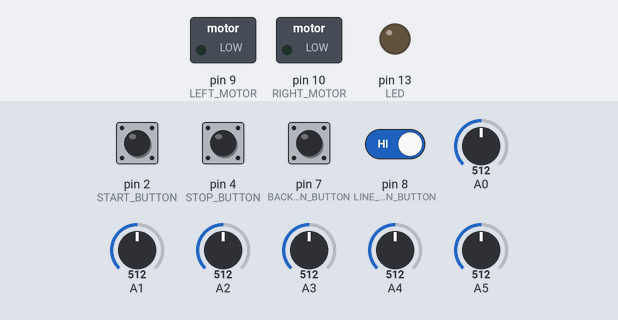
This sketch was run on a simulated Arduino Uno, built with avr-gcc and run on an emulated ATmega328P. On the bench: switched loads named in the sketch (green lamp = pin HIGH), output pins drawn as LEDs (lit = HIGH). The inputs (shaded band) are chosen by the test bench; at power-on: pin 2 (START_BUTTON), pin 4 (STOP_BUTTON), pin 7 (BACKGROUND_CALIBRATION_BUTTON), pin 8 (LINE_CALIBRATION_BUTTON) HIGH, A0 = 512, A1 = 512, A2 = 512, A3 = 512, A4 = 512, A5 = 512.

Above: at 1.2 s.
1.3 s: pin 2 (START_BUTTON) pulled LOW for 0.15 s
At 2.39 s:
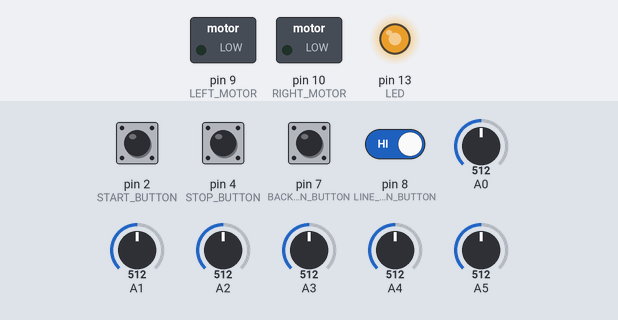
4.3 s: A0 set to 716
At 6.4 s:
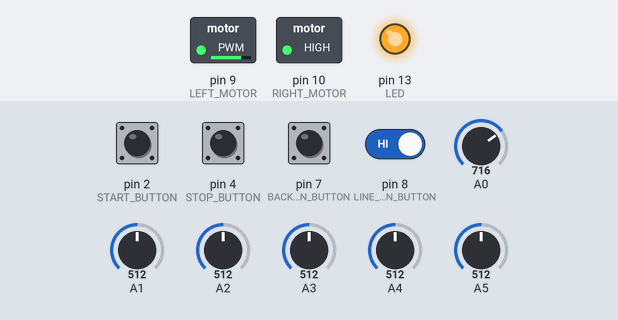
7.3 s: A1 set to 531
At 7.9 s:
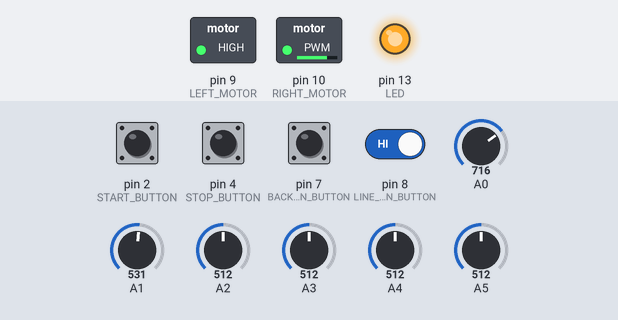
8.8 s: A2 set to 716
At 10.0 s:
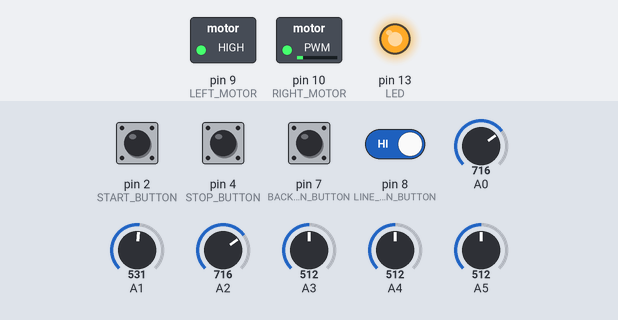
10.3 s: A3 set to 716
At 11.0 s:
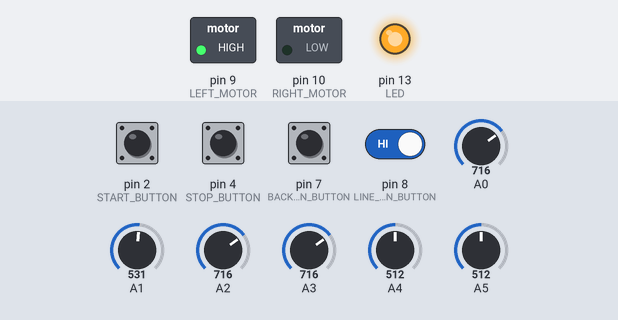
11.8 s: A4 set to 522
13.3 s: A4 set to 541
At 14.3 s:
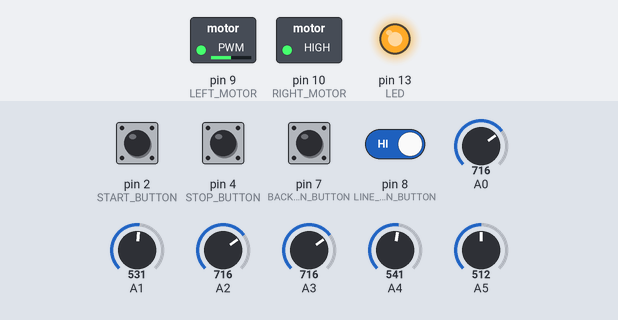
Timing chart, 0 to 15.8 s (numbered marks = the images above; inputs shaded):
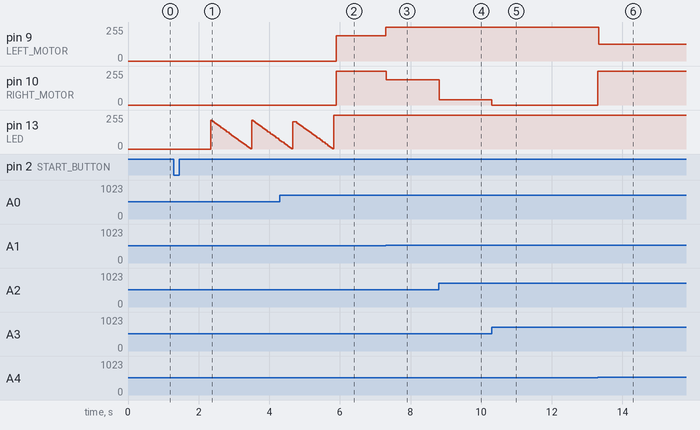

The sketch:

line_follower.ino
```cpp
#define FLOAT_TYPE float

// PINS

const int LED = 13;

const int START_BUTTON = 2;
const int STOP_BUTTON  = 4;
const int BACKGROUND_CALIBRATION_BUTTON = 7;
const int LINE_CALIBRATION_BUTTON       = 8;

const int LEFT_MOTOR  = 9;
const int RIGHT_MOTOR = 10;

// SETTINGS

const int UPDATE_DELAY = 1; // ms
const FLOAT_TYPE ACCELERATION = (FLOAT_TYPE)UPDATE_DELAY / 50.0;

const FLOAT_TYPE TURNING_DEADZONE         = 0.00;
const FLOAT_TYPE DIRECTION_TURNING_SIGN   = 0.60;
const FLOAT_TYPE LINE_MINIMUM_CONTRAST    = 0.50;
const FLOAT_TYPE LINE_ACCEPTABLE_CONTRAST = 0.80;

const int SensorsCount = 5;

#define USE_SENSOR_DIRECTIONS 0 // 1: use the following
                                // 0: linear distribution
#if USE_SENSOR_DIRECTIONS
FLOAT_TYPE SensorDirections[] = { -1, -0.6, -0.2, 0.2, 0.6, 1 };
#else
FLOAT_TYPE SensorDirections[6];
#endif

#define USE_DIRECTION_MAPPING 0

#if USE_DIRECTION_MAPPING
void MapDirection(FLOAT_TYPE& Direction)
{
    Direction = Direction < 0 ? -(Direction * Direction) : Direction * Direction;
}
#endif

#define TEST 0

uint16_t SensorArray[6];
uint16_t SensorBackgroundValues[] = { 700, 700, 700, 700, 700, 700 };
uint16_t SensorLineValues[] = { 400, 400, 400, 400, 400, 400 };

#define DIRECTION_METHOD 2 // 1: Avg method (smooth)
                           // 2: Smooth line finder
                           // 3: max Value => line
                           // 4: Value > Threashold => line (to make sure it's facing the line (real value), for noisy environments)

#if DIRECTION_METHOD == 4
    const FLOAT_TYPE LINE_THRESHOLD = 0.5; // Calibrate BG on the darkest side if 0.5
#endif

FLOAT_TYPE Direction = 0;

FLOAT_TYPE Speed = 0;
FLOAT_TYPE LeftMotorSpeed  = 0;
FLOAT_TYPE RightMotorSpeed = 0;

bool Running = false;

void CountDown(int Speed = 40)
{
    // Software PWM
    for (int32_t i = 8000000 / 100 / Speed; i >= 0; i--)
        for (int32_t j = 0; j < 100; j++)
        {
            int amount = i / (8000000 / 100 / Speed / 100);
            if (j < amount)
                digitalWrite(LED, HIGH);
            else
                digitalWrite(LED, LOW);
        }
}

void setup()
{
    pinMode(LED, OUTPUT);

    pinMode(START_BUTTON,     INPUT_PULLUP);
    pinMode(STOP_BUTTON,      INPUT_PULLUP);
    pinMode(BACKGROUND_CALIBRATION_BUTTON, INPUT_PULLUP);
    pinMode(LINE_CALIBRATION_BUTTON, INPUT_PULLUP);

    pinMode(LEFT_MOTOR,  OUTPUT);
    pinMode(RIGHT_MOTOR, OUTPUT);

#if !USE_SENSOR_DIRECTIONS
    FLOAT_TYPE Fragment = (FLOAT_TYPE)2 / (FLOAT_TYPE)(SensorsCount - 1);
    for (int i = 0; i < SensorsCount; i++)
        SensorDirections[i] = -1 + Fragment * i;
#endif
#if TEST
    Serial.begin(9600);
#endif
}

void UpdateSensors()
{
    SensorArray[0] = analogRead(A0);
    SensorArray[1] = analogRead(A1);
    SensorArray[2] = analogRead(A2);
    SensorArray[3] = analogRead(A3);
    SensorArray[4] = analogRead(A4);
    SensorArray[5] = analogRead(A5);
}

void ProcessSensors()
{
    FLOAT_TYPE Amount[6]; // CAUTION: may have values less than zero!
#if DIRECTION_METHOD == 1
    FLOAT_TYPE Sum = 0;
#endif
    FLOAT_TYPE Minimum = 100;
    FLOAT_TYPE Maximum = 0;
    int MaximumIndex = 0;
    for (int i = 0; i < SensorsCount; i++)
    {
        Amount[i] = ((FLOAT_TYPE)SensorArray[i] - (FLOAT_TYPE)SensorBackgroundValues[i])
                  / ((FLOAT_TYPE)SensorLineValues[i] - (FLOAT_TYPE)SensorBackgroundValues[i]);
        if (Amount[i] < Minimum) Minimum = Amount[i];
        if (Amount[i] > Maximum) { Maximum = Amount[i]; MaximumIndex = i; }
#if DIRECTION_METHOD == 1
        Sum += Amount[i];
#endif
    }
    FLOAT_TYPE Contrast = Maximum - Minimum;
#if TEST
        Serial.println("Contrast:");
        Serial.println(Contrast);
#endif
    if (Contrast < LINE_MINIMUM_CONTRAST)
    {
#if TEST
        Serial.println("Rescue Mode!");
#endif
        if (Direction < -DIRECTION_TURNING_SIGN)
            Direction = -1;
        else if (Direction > DIRECTION_TURNING_SIGN)
            Direction = 1;
        // else, keep the previous Direction
    }
    else
    {
        bool ForceRescue = false;
        FLOAT_TYPE RescueDirection = Direction;
#if DIRECTION_METHOD == 1
        Direction = 0;
        for (int i = 0; i < SensorsCount; i++)
            Direction += (SensorDirections[i] - Minimum) * Amount[i];
        Sum -= Minimum * SensorsCount;
        Direction /= Sum; // Avg
#elif DIRECTION_METHOD == 2
        int Deviation;
        bool InEnd = true;
        if (MaximumIndex == 0) Deviation = 1;
        else if (MaximumIndex == SensorsCount - 1) Deviation = -1;
        else
        {
            Deviation = Amount[MaximumIndex - 1] < Amount[MaximumIndex + 1] ? 1 : -1;
            InEnd = false;
        }
        Direction = SensorDirections[MaximumIndex]
                  + (SensorDirections[MaximumIndex + Deviation] - SensorDirections[MaximumIndex]) / 2
                  * (InEnd ? (Amount[MaximumIndex + Deviation] - Minimum) / Contrast
                           : (Amount[MaximumIndex + Deviation] - Amount[MaximumIndex - Deviation])
                             / (Maximum - Amount[MaximumIndex - Deviation])
                    );
#elif DIRECTION_METHOD == 3
        Direction = SensorDirections[MaximumIndex];
#elif DIRECTION_METHOD == 4
        if (Maximum >= LINE_THRESHOLD)
            Direction = SensorDirections[MaximumIndex];
        else ForceRescue = true;
#endif
#if USE_DIRECTION_MAPPING
        MapDirection(Direction);
#endif
        if (ForceRescue)
        {
#if TEST
            Serial.println("Force Rescue Mode!");
            Serial.println("Max (line) Sensor Value:");
            Serial.println(Maximum);
#endif
            if (Direction < -DIRECTION_TURNING_SIGN)
                Direction = -1;
            else if (Direction > DIRECTION_TURNING_SIGN)
                Direction = 1;
            else Direction = RescueDirection;
        }
        else if (Contrast < LINE_ACCEPTABLE_CONTRAST)
        {
#if TEST
            Serial.println("Semi-Rescue Mode!");
#endif
            Contrast = (Contrast - LINE_MINIMUM_CONTRAST) / (LINE_ACCEPTABLE_CONTRAST - LINE_MINIMUM_CONTRAST);
            //Contrast = 1 - Contrast;
            //Contrast *= Contrast;
            //Contrast = 1 - Contrast;
            if (RescueDirection < -DIRECTION_TURNING_SIGN)
                RescueDirection = -1;
            else if (RescueDirection > DIRECTION_TURNING_SIGN)
                RescueDirection = 1;
            Direction = Contrast * Direction + (1 - Contrast) * RescueDirection;
        }
#if TEST
        else Serial.println("Sensing Mode!");
#endif
    }
#if TEST
        Serial.println("Direction:");
        Serial.println(Direction);
#endif
}

void Process()
{
    if (Running)
    {
        ProcessSensors();
        if (Speed < 1) Speed += ACCELERATION;
        if (Speed >= 1) Speed = 1;

        if (Direction < -TURNING_DEADZONE) // Go left
        {
            LeftMotorSpeed = Speed * (Direction + 1); // (0, -1) => (1, 0)
            RightMotorSpeed = Speed;
        }
        else if (Direction > TURNING_DEADZONE) // Go right
        {
            RightMotorSpeed = Speed * (1 - Direction); // (0, 1) => (1, 0)
            LeftMotorSpeed = Speed;
        }
        else
        {
            LeftMotorSpeed = Speed;
            RightMotorSpeed = Speed;
        }

        if (LeftMotorSpeed  < 0) LeftMotorSpeed  = 0;
        if (RightMotorSpeed < 0) RightMotorSpeed = 0;
        if (LeftMotorSpeed  > 1) LeftMotorSpeed  = 1;
        if (RightMotorSpeed > 1) RightMotorSpeed = 1;
    }
    else
    {
        Speed = 0;
        LeftMotorSpeed = 0;
        RightMotorSpeed = 0;
    }
}

void UpdateMotors()
{
    analogWrite(LEFT_MOTOR, (int)(LeftMotorSpeed * 255));
    analogWrite(RIGHT_MOTOR, (int)(RightMotorSpeed * 255));
}

void CalibrateBackground()
{
    UpdateSensors();
#if TEST
    Serial.println("Background Values:");
#endif
    for (int i = 0; i < SensorsCount; i++)
    {
        SensorBackgroundValues[i] = SensorArray[i];
#if TEST
        Serial.println(SensorBackgroundValues[i]);
#endif
    }
    for (int i = 0; i < 4; i++)
    {
        digitalWrite(LED, HIGH);
        delay(100);
        digitalWrite(LED, LOW);
        delay(100);
    }
}

void CalibrateLine()
{
    UpdateSensors();
#if TEST
    Serial.println("Line Values:");
#endif
    for (int i = 0; i < SensorsCount; i++)
    {
        SensorLineValues[i] = SensorArray[i];
#if TEST
        Serial.println(SensorLineValues[i]);
#endif
    }
    for (int i = 0; i < 8; i++)
    {
        digitalWrite(LED, HIGH);
        delay(50);
        digitalWrite(LED, LOW);
        delay(50);
    }
}

void ProcessInput()
{
    if (Running)
    {
        if (digitalRead(STOP_BUTTON) == LOW)
        {
            Running = false;
            digitalWrite(LED, LOW);
        }
    }
    else
    {
        if (digitalRead(START_BUTTON) == LOW)
        {
            delay(1000);
            CountDown();
            CountDown();
            CountDown();
            Running = true;
            digitalWrite(LED, HIGH);
        }
        else if (digitalRead(BACKGROUND_CALIBRATION_BUTTON) == LOW)
            CalibrateBackground();
        else if (digitalRead(LINE_CALIBRATION_BUTTON) == LOW)
            CalibrateLine();
    }
}

void loop()
{
    ProcessInput();

    UpdateSensors();
    Process();
    UpdateMotors();

    delay(UPDATE_DELAY);
}
```

Measured:
- the behaviour switches between 512 and 513 on A1 (found by bisection; images 2 and 3)
- the behaviour switches between 530 and 531 on A4 (found by bisection; images 5 and 6)
- after the input at 1.3 s, pin 13 (LED): ramps from 215/255 to 3/255 and jumps back, once every 1.2 s
- after the input at 4.3 s, pin 9 (LEFT_MOTOR): 0/255 → 191/255 after 1.6 s
- after the input at 7.3 s, pin 9 (LEFT_MOTOR): 191/255 → 255/255 at once; pin 10 (RIGHT_MOTOR): 255/255 → 191/255 at once
- after the input at 8.8 s, pin 10 (RIGHT_MOTOR): 191/255 → 38/255 at once
- after the input at 10.3 s, pin 10 (RIGHT_MOTOR): 38/255 → 0/255 at once
- after the input at 11.8 s, every drawn part: stays the same
- after the input at 13.3 s, pin 9 (LEFT_MOTOR): 255/255 → 127/255 at once; pin 10 (RIGHT_MOTOR): 0/255 → 255/255 at once
